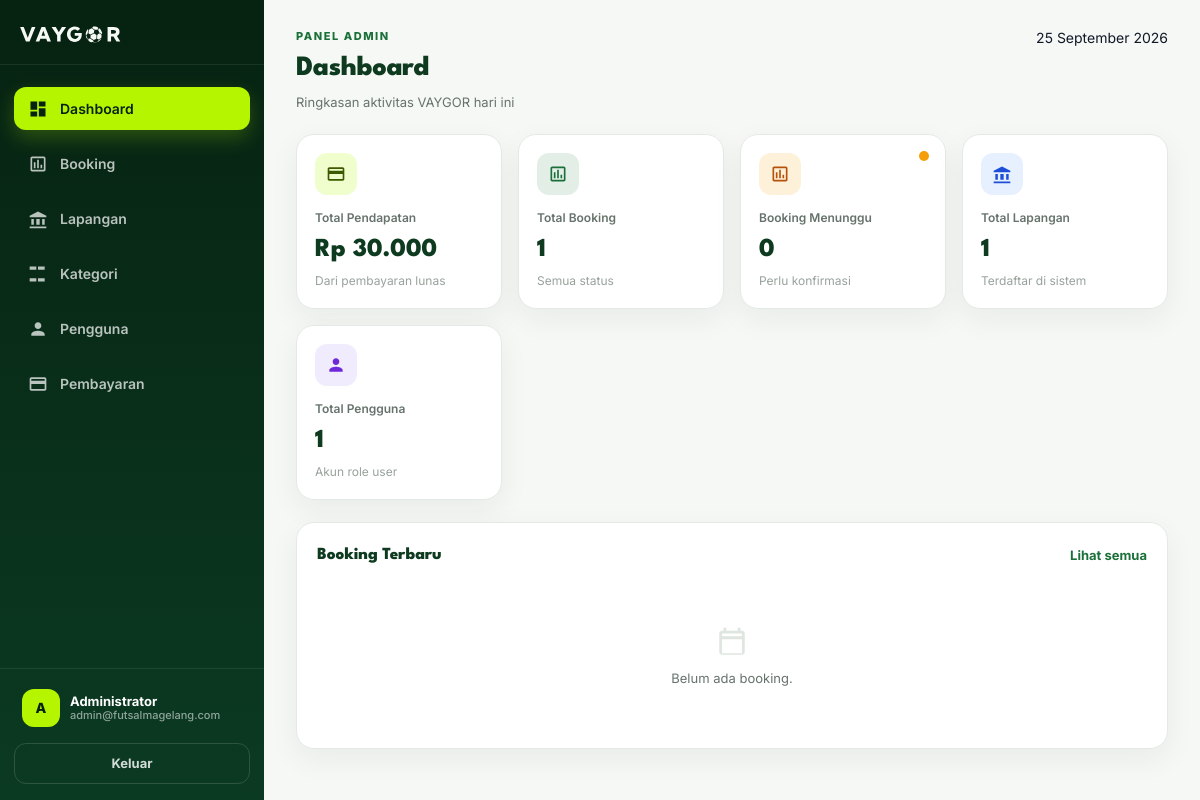
The page /admin/index.php (signed in) on the database as committed earlier.
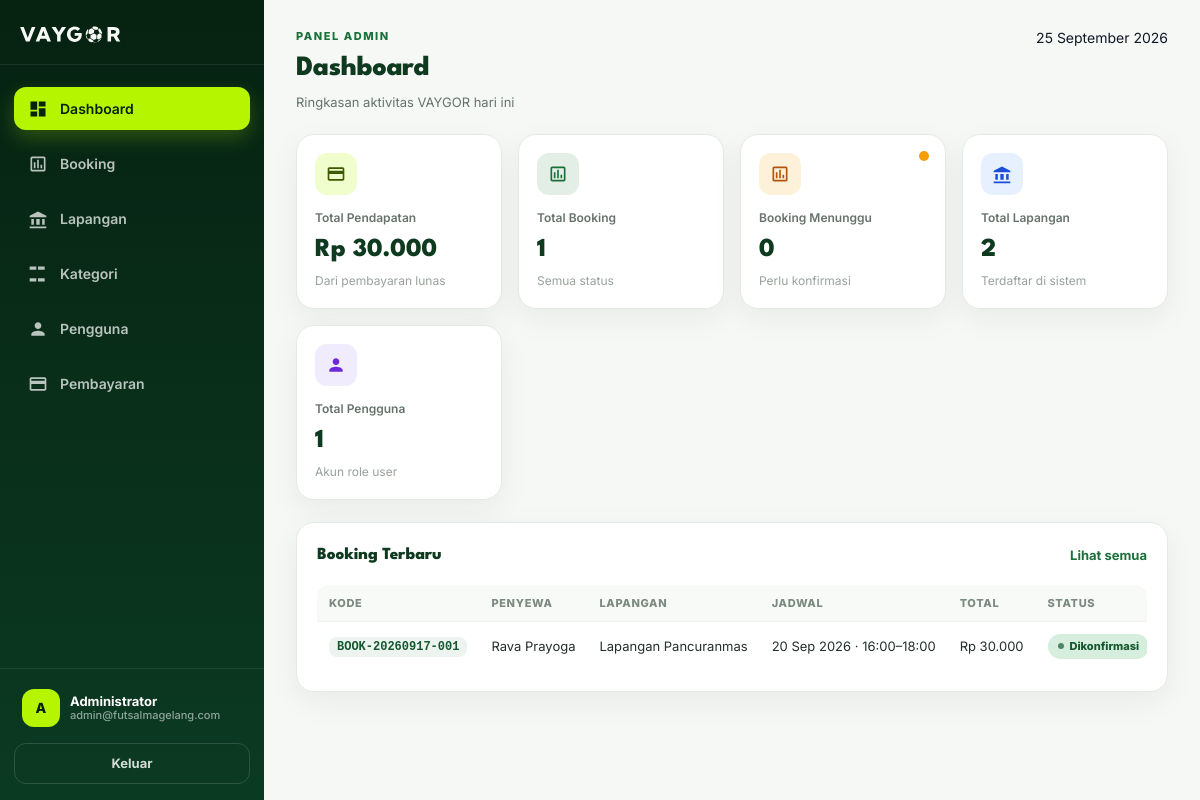
The same page on the database as committed later.
### tables this page shows
CREATE TABLE `bookings` (
  `id` int UNSIGNED NOT NULL,
  `booking_code` varchar(30) NOT NULL,
  `id_user` int UNSIGNED NOT NULL,
  `id_field` int UNSIGNED NOT NULL,
  `booking_date` date NOT NULL,
  `start_time` time NOT NULL,
  `end_time` time NOT NULL,
  `total_price` decimal(12,2) NOT NULL,
  `status` enum('pending','confirmed','completed','cancelled') NOT NULL DEFAULT 'pending',
  `rate_service` int NOT NULL,
  `rate_comfort` int NOT NULL,
  `rate_place` int NOT NULL,
  `review` varchar(100) NOT NULL DEFAULT ''
);

CREATE TABLE `users` (
  `id` int UNSIGNED NOT NULL,
  `name` varchar(100) NOT NULL,
  `email` varchar(100) NOT NULL,
  `phone` varchar(20) DEFAULT NULL,
  `password` varchar(255) NOT NULL,
  `role` enum('user','admin') NOT NULL DEFAULT 'user',
  `status` enum('active','inactive') NOT NULL DEFAULT 'active',
  `created_at` timestamp NULL DEFAULT CURRENT_TIMESTAMP,
  `updated_at` timestamp NULL DEFAULT CURRENT_TIMESTAMP ON UPDATE CURRENT_TIMESTAMP
);

CREATE TABLE `fields` (
  `id` int UNSIGNED NOT NULL,
  `name` varchar(100) NOT NULL,
  `location` varchar(255) NOT NULL,
  `description` text,
  `capacity` int DEFAULT '10',
  `price` decimal(12,2) NOT NULL DEFAULT '0.00',
  `image` varchar(255) DEFAULT NULL
);

### config/helpers.php (called while the page is built, shortened)
<?php
function e($value): string
{
    return htmlspecialchars((string) $value, ENT_QUOTES, 'UTF-8');
}

### admin/index.php (the view, shortened to what the changed rows need)
<?php
require_once __DIR__ . '/../config/helpers.php';
$pdo  = db();
$totalFields    = (int) $pdo->query("SELECT COUNT(*) FROM fields")->fetchColumn();
$recent = $pdo->query(
    "SELECT b.booking_code, b.booking_date, b.start_time, b.end_time, b.total_price, b.status,
            u.name AS user_name, f.name AS field_name
     FROM bookings b
     JOIN users u ON u.id = b.id_user
     JOIN fields f ON f.id = b.id_field
     ORDER BY b.id DESC
     LIMIT 5"
)->fetchAll();
$statusLabel = [
    'pending'   => 'Menunggu',
    'confirmed' => 'Dikonfirmasi',
    'completed' => 'Selesai',
    'cancelled' => 'Dibatalkan',
];
require __DIR__ . '/../includes/head.php';
?>
<div class="admin-shell">
  <?php $adminNav = 'dashboard'; require __DIR__ . '/_sidebar.php'; ?>
  <main class="admin-main">
    <header class="admin-topbar">
      <div>
        <h1 class="admin-page-title">Dashboard</h1>
      </div>
    </header>
    <section class="admin-stats" aria-label="Statistik ringkas">
      <div class="admin-stat is-field" data-animate style="--i:3">
        <span class="admin-stat-tile" aria-hidden="true"><svg viewBox="0 0 24 24"><path d="M12 3 2 8v2h20V8L12 3zM4 12v7h3v-7H4zm6 0v7h4v-7h-4zm7 0v7h3v-7h-3zM2 21h20v2H2v-2z"/></svg></span>
        <div class="admin-stat-label">Total Lapangan</div>
        <div class="admin-stat-value" data-count="<?= $totalFields ?>"><?= $totalFields ?></div>
        <div class="admin-stat-note">Terdaftar di sistem</div>
      </div>
    </section>
    <section class="admin-panel" data-animate style="--i:5">
      <div class="admin-panel-head">
        <h2 class="admin-panel-title">Booking Terbaru</h2>
        <a class="admin-link" href="bookings.php">Lihat semua</a>
      </div>
      <?php if (!$recent): ?>
        <div class="admin-empty">
          <svg viewBox="0 0 24 24" aria-hidden="true"><path d="M19 4h-1V2h-2v2H8V2H6v2H5c-1.11 0-1.99.9-1.99 2L3 19c0 1.1.89 2 2 2h14c1.1 0 2-.9 2-2V6c0-1.1-.9-2-2-2zm0 16H5V10h14v10zM5 8V6h14v2H5z"/></svg>
          Belum ada booking.
        </div>
      <?php else: ?>
        <div class="admin-table-wrap">
          <table class="admin-table">
            <thead>
              <tr>
                <th>Kode</th>
                <th>Penyewa</th>
                <th>Lapangan</th>
                <th>Jadwal</th>
                <th>Total</th>
                <th>Status</th>
              </tr>
            </thead>
            <tbody>
              <?php foreach ($recent as $b): ?>
                <?php $st = $b['status']; ?>
                <tr>
                  <td><span class="admin-code"><?= e($b['booking_code']) ?></span></td>
                  <td><?= e($b['user_name']) ?></td>
                  <td class="admin-muted"><?= e($b['field_name']) ?></td>
                  <td class="admin-muted">
                    <?= e(date('d M Y', strtotime($b['booking_date']))) ?> &middot;
                    <?= e(substr($b['start_time'], 0, 5)) ?>&ndash;<?= e(substr($b['end_time'], 0, 5)) ?>
                  </td>
                  <td>Rp <?= number_format((float) $b['total_price'], 0, ',', '.') ?></td>
                  <td><span class="badge badge-<?= e($st) ?>"><?= e($statusLabel[$st] ?? $st) ?></span></td>
                </tr>
              <?php endforeach; ?>
            </tbody>
          </table>
        </div>
      <?php endif; ?>
    </section>
  </main>
</div>
</body>
</html>

### admin/_sidebar.php (shortened to what the changed rows need)
<?php
$navActive   = $adminNav ?? '';
$navItems = [
    ['dashboard',  'index.php',     'Dashboard',   'M3 13h8V3H3v10zm0 8h8v-6H3v6zm10 0h8V11h-8v10zm0-18v6h8V3h-8z'],
    ['booking',    'bookings.php',  'Booking',     'M19 3H5c-1.1 0-2 .9-2 2v14c0 1.1.9 2 2 2h14c1.1 0 2-.9 2-2V5c0-1.1-.9-2-2-2zm0 16H5V5h14v14zM7 10h2v7H7zm4-3h2v10h-2zm4 6h2v4h-2z'],
    ['lapangan',   'fields.php',    'Lapangan',    'M12 3 2 8v2h20V8L12 3zM4 12v7h3v-7H4zm6 0v7h4v-7h-4zm7 0v7h3v-7h-3zM2 21h20v2H2v-2z'],
    ['kategori',   'categories.php','Kategori',    'M2 7h8V3H2v4zm0 14h8v-4H2v4zm10 0h8v-4h-8v4zM12 3v4h8V3h-8z'],
    ['pengguna',   'users.php',     'Pengguna',    'M12 12c2.21 0 4-1.79 4-4s-1.79-4-4-4-4 1.79-4 4 1.79 4 4 4zm0 2c-2.67 0-8 1.34-8 4v2h16v-2c0-2.66-5.33-4-8-4z'],
    ['pembayaran', 'payments.php',  'Pembayaran',  'M20 4H4c-1.11 0-1.99.89-1.99 2L2 18c0 1.11.89 2 2 2h16c1.11 0 2-.89 2-2V6c0-1.11-.89-2-2-2zm0 14H4v-6h16v6zm0-10H4V6h16v2z'],
];
?>
<aside id="adminSide" class="admin-side" aria-label="Menu admin">
  <nav class="admin-nav">
    <?php foreach ($navItems as [$key, $href, $label, $icon]): ?>
      <a class="admin-nav-item my-1<?= $navActive === $key ? ' active' : '' ?>" href="<?= e($href) ?>"<?= $navActive === $key ? ' aria-current="page"' : '' ?>>
        <svg viewBox="0 0 24 24" aria-hidden="true"><path d="<?= $icon ?>"/></svg>
        <span><?= e($label) ?></span>
      </a>
    <?php endforeach; ?>
  </nav>
</aside>

Rows that differ between the two databases and show on the page:
now on this page (row edited): bookings: booking_code "BOOK-20260917-001", id_user.name "Rava Prayoga", id_field.name "Lapangan Pancuranmas", booking_date "20 Sep 2026", start_time "16:00", end_time "18:00", total_price "30.000", status "Dikonfirmasi"
Other text that changed with them:
$totalFields: "1" → "2"
text no longer shown: "Belum ada booking."
text now shown: "KODE PENYEWA LAPANGAN JADWAL TOTAL STATUS"
